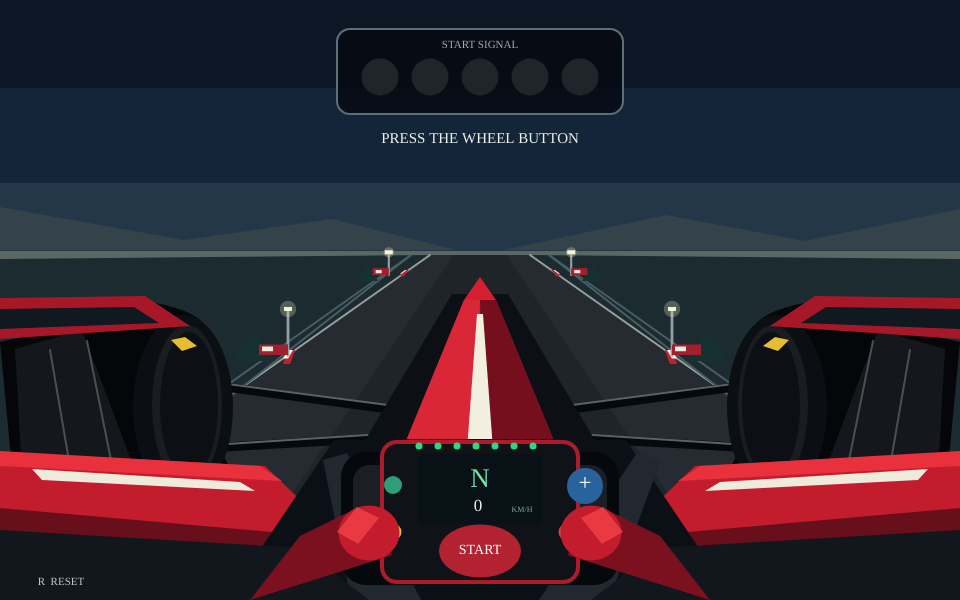
Frame 1 (no input)
Frame 60 (no input): identical to frame 1, image omitted
Frame 120 (the mouse pressed at the canvas centre since frame 60): identical to frame 1, image omitted

The p5.js sketch that drew this single still picture (run headless with seeded random() and noise() and a simulated clock; from frame 60 on, the mouse is pressed at the canvas centre):

// p5.js sketch
// ── sketch.js
// 출발 대기, 전등 들어오고 그 다음에 출발하게
let phase = 0;
let signalTimer = 0;
let speed = 0;
let gear = 0;
let speedLimitTimer = 0;

// 도로랑 펜스 위치
let stripeY1 = 270;
let stripeY2 = 350;
let stripeY3 = 435;
let stripeY4 = 530;
let postY1 = 275;
let postY2 = 355;
let postY3 = 450;
let postY4 = 550;

function setup() {
  createCanvas(960, 600);
  textFont('Arial Black');
}

function draw() {
  // 빨간 불 5개 하고 초록불
  if (phase === 1) {
    signalTimer = signalTimer + 1;
    if (signalTimer >= 190) phase = 2;
  }

  // 기어 안 올라가게 하는거
  if (phase === 3) {
    let gearSpeedLimit = gear * 40;
    if (speed < gearSpeedLimit) {
      speed = speed + 2.5;
      if (speed > gearSpeedLimit) speed = gearSpeedLimit;
      speedLimitTimer = 0;
    } else {
      speedLimitTimer = speedLimitTimer + 1;
      if (speedLimitTimer >= 20) speedLimitTimer = 0;
    }

    // 주행할 때 옆에 펜스가 지나가게
    let moveAmount = speed * 0.05;
    stripeY1 = stripeY1 + moveAmount;
    stripeY2 = stripeY2 + moveAmount;
    stripeY3 = stripeY3 + moveAmount;
    stripeY4 = stripeY4 + moveAmount;
    postY1 = postY1 + moveAmount;
    postY2 = postY2 + moveAmount;
    postY3 = postY3 + moveAmount;
    postY4 = postY4 + moveAmount;
    if (stripeY1 > 630) stripeY1 = stripeY1 - 375;
    if (stripeY2 > 630) stripeY2 = stripeY2 - 375;
    if (stripeY3 > 630) stripeY3 = stripeY3 - 375;
    if (stripeY4 > 630) stripeY4 = stripeY4 - 375;
    if (postY1 > 630) postY1 = postY1 - 375;
    if (postY2 > 630) postY2 = postY2 - 375;
    if (postY3 > 630) postY3 = postY3 - 375;
    if (postY4 > 630) postY4 = postY4 - 375;
  }

  // 배경 그리기
  background(12, 22, 37);
  noStroke();
  fill(20, 37, 57);
  rect(0, 88, 960, 95);
  fill(35, 55, 72);
  rect(0, 183, 960, 75);
  fill(52, 67, 73);
  triangle(0, 250, 0, 207, 240, 250);
  triangle(115, 250, 332, 219, 456, 250);
  triangle(504, 250, 666, 215, 853, 250);
  triangle(760, 250, 960, 209, 960, 250);
  fill(92, 103, 99);
  rect(0, 251, 960, 8);

  // 펜스 움직이기..
  fill(27, 43, 48);
  quad(0, 259, 430, 255, -40, 600, 0, 600);
  quad(530, 255, 960, 259, 960, 600, 1000, 600);
  fill(37, 43, 48);
  quad(430, 255, 530, 255, 1020, 600, -60, 600);
  fill(31, 36, 41);
  quad(454, 255, 506, 255, 740, 600, 220, 600);
  stroke(152, 158, 155);
  strokeWeight(2);
  line(430, 255, -60, 600);
  line(530, 255, 1020, 600);
  stroke(72, 94, 102);
  strokeWeight(2);
  line(411, 255, -30, 600);
  line(549, 255, 990, 600);
  line(411, 255, -20, 560);
  line(549, 255, 980, 560);
  noStroke();

  // 거리감 같은 거 만들기
  drawKerb(stripeY1);
  drawKerb(stripeY2);
  drawKerb(stripeY3);
  drawKerb(stripeY4);
  drawRoadside(postY1);
  drawRoadside(postY2);
  drawRoadside(postY3);
  drawRoadside(postY4);

  // 출발 신호를 약간 HUD처럼 화면 위쪽에 배치
  fill(6, 10, 17, 215);
  rect(337, 29, 286, 85, 13);
  stroke(95, 111, 121);
  strokeWeight(2);
  noFill();
  rect(337, 29, 286, 85, 13);
  noStroke();
  fill(156, 173, 180);
  textAlign(CENTER, CENTER);
  textSize(11);
  text('START SIGNAL', 480, 45);
  fill(32, 37, 42);
  ellipse(380, 77, 37, 37);
  ellipse(430, 77, 37, 37);
  ellipse(480, 77, 37, 37);
  ellipse(530, 77, 37, 37);
  ellipse(580, 77, 37, 37);
  if (phase === 1 && signalTimer < 170) {
    fill(242, 39, 44);
    ellipse(380, 77, 29, 29);
    if (signalTimer >= 30) ellipse(430, 77, 29, 29);
    if (signalTimer >= 60) ellipse(480, 77, 29, 29);
    if (signalTimer >= 90) ellipse(530, 77, 29, 29);
    if (signalTimer >= 120) ellipse(580, 77, 29, 29);
  }
  if (phase === 2 || phase === 3) {
    fill(39, 223, 104);
    ellipse(480, 77, 29, 29);
  }
  fill(235, 241, 235);
  textSize(15);
  if (phase === 0) text('PRESS THE WHEEL BUTTON', 480, 139);
  if (phase === 1 && signalTimer < 170) text('LIGHTS ON', 480, 139);
  if (phase === 1 && signalTimer >= 170) text('LIGHTS OUT', 480, 139);
  if (phase === 2) text('GREEN LIGHT  /  PRESS AGAIN', 480, 139);
  if (phase === 3) text('RACING  /  CLICK + TO SHIFT', 480, 139);

  // 서스펜션 그리기
  stroke(5, 8, 12);
  strokeWeight(9);
  line(218, 386, 403, 411);
  line(225, 447, 398, 437);
  line(742, 386, 557, 411);
  line(735, 447, 562, 437);
  stroke(92, 98, 100);
  strokeWeight(2);
  line(220, 383, 403, 407);
  line(227, 444, 398, 433);
  line(740, 383, 557, 407);
  line(733, 444, 562, 433);
  noStroke();

  // 바퀴 만들기
  fill(4, 6, 9);
  quad(0, 342, 146, 309, 233, 474, 17, 520);
  quad(960, 342, 814, 309, 727, 474, 943, 520);
  ellipse(118, 334, 180, 68);
  ellipse(842, 334, 180, 68);
  fill(20, 23, 27);
  quad(15, 349, 82, 330, 145, 497, 24, 511);
  quad(945, 349, 878, 330, 815, 497, 936, 511);
  fill(11, 14, 18);
  ellipse(183, 407, 100, 184);
  ellipse(777, 407, 100, 184);
  fill(26, 29, 32);
  ellipse(187, 405, 70, 160);
  ellipse(773, 405, 70, 160);
  fill(12, 15, 19);
  ellipse(189, 405, 58, 146);
  ellipse(771, 405, 58, 146);
  stroke(76, 79, 80);
  strokeWeight(2);
  line(50, 350, 73, 484);
  line(87, 341, 117, 490);
  line(910, 350, 887, 484);
  line(873, 341, 843, 490);
  noStroke();
  fill(232, 189, 50);
  quad(171, 340, 185, 337, 197, 346, 182, 351);
  quad(789, 340, 775, 337, 763, 346, 778, 351);

  // 다른 부분도 만들어야지
  fill(166, 24, 39);
  quad(0, 298, 145, 296, 190, 326, 0, 339);
  quad(960, 298, 815, 296, 770, 326, 960, 339);
  fill(16, 24, 32);
  quad(0, 309, 134, 307, 159, 323, 0, 329);
  quad(960, 309, 826, 307, 801, 323, 960, 329);
  fill(12, 16, 21);
  quad(452, 294, 508, 294, 615, 474, 345, 474);
  fill(173, 25, 41);
  quad(464, 300, 496, 300, 566, 470, 394, 470);
  fill(218, 39, 55);
  quad(464, 300, 480, 300, 474, 470, 394, 470);
  fill(117, 15, 30);
  quad(480, 300, 496, 300, 566, 470, 486, 470);
  fill(242, 239, 224);
  quad(477, 314, 483, 314, 494, 463, 466, 463);
  fill(213, 31, 48);
  triangle(464, 300, 480, 277, 496, 300);

  // 차체 부분
  fill(104, 15, 28);
  quad(0, 480, 244, 479, 390, 600, 0, 600);
  quad(960, 480, 716, 479, 570, 600, 960, 600);
  fill(194, 28, 45);
  quad(0, 452, 265, 466, 340, 538, 0, 508);
  quad(960, 452, 695, 466, 620, 538, 960, 508);
  fill(232, 49, 61);
  quad(0, 451, 260, 466, 282, 481, 0, 466);
  quad(960, 451, 700, 466, 678, 481, 960, 466);
  fill(238, 235, 220);
  quad(32, 469, 240, 482, 255, 491, 42, 480);
  quad(928, 469, 720, 482, 705, 491, 918, 480);
  fill(11, 16, 22);
  quad(334, 440, 626, 440, 734, 600, 226, 600);
  fill(34, 40, 47);
  quad(323, 460, 347, 453, 421, 600, 351, 600);
  quad(637, 453, 661, 460, 609, 600, 539, 600);
  fill(18, 23, 29);
  quad(0, 530, 302, 548, 369, 600, 0, 600);
  quad(960, 530, 658, 548, 591, 600, 960, 600);

  // 운전대랑 손잡이 부분. 기어올리는 거 표현
  fill(5, 8, 12);
  rect(341, 452, 278, 133, 25);
  fill(27, 31, 36);
  rect(353, 465, 55, 89, 17);
  rect(552, 465, 55, 89, 17);
  fill(15, 19, 24);
  rect(380, 439, 200, 145, 15);
  stroke(173, 28, 45);
  strokeWeight(4);
  noFill();
  rect(382, 442, 196, 140, 15);
  noStroke();
  fill(7, 17, 22);
  rect(417, 454, 126, 70, 6);
  fill(45, 217, 128);
  ellipse(419, 446, 7, 7);
  ellipse(438, 446, 7, 7);
  ellipse(457, 446, 7, 7);
  ellipse(476, 446, 7, 7);
  ellipse(495, 446, 7, 7);
  ellipse(514, 446, 7, 7);
  ellipse(533, 446, 7, 7);

  let gearText = 'N';
  if (gear > 0) gearText = '' + gear;
  fill(114, 224, 168);
  textSize(27);
  text(gearText, 480, 480);
  let displaySpeed = int(speed);
  if (phase === 3 && speed >= gear * 40 && speedLimitTimer >= 10) {
    displaySpeed = displaySpeed + 1;
  }
  fill(232, 244, 237);
  textSize(17);
  text('' + displaySpeed, 478, 507);
  fill(133, 168, 163);
  textSize(8);
  text('KM/H', 522, 510);

  fill(47, 158, 120);
  ellipse(393, 485, 18, 18);
  fill(216, 64, 54);
  ellipse(567, 532, 17, 17);
  fill(218, 183, 54);
  ellipse(393, 532, 17, 17);
  let overShift = mouseX > 564 && mouseX < 608 && mouseY > 460 && mouseY < 510;
  if (overShift && phase === 3 && gear < 8) {
    stroke(239, 241, 224);
    strokeWeight(3);
    fill(79, 164, 229);
  } else {
    fill(41, 99, 158);
  }
  ellipse(585, 486, 36, 36);
  noStroke();
  fill(255);
  textSize(23);
  text('+', 585, 484);
  fill(170, 187, 194);
  textSize(8);
  text('SHIFT', 585, 514);

  // 장갑이 컨트롤러 잡게.
  fill(123, 17, 31);
  quad(250, 600, 300, 536, 351, 511, 393, 555);
  quad(710, 600, 660, 536, 609, 511, 567, 555);
  fill(194, 28, 45);
  ellipse(369, 533, 61, 55);
  ellipse(591, 533, 61, 55);
  fill(232, 58, 64);
  quad(337, 532, 357, 507, 379, 518, 358, 544);
  quad(623, 532, 603, 507, 581, 518, 602, 544);

  // 출발 버튼이랑 변속 버튼
  let overButton = mouseX > 438 && mouseX < 522 && mouseY > 520 && mouseY < 578;
  if (overButton && (phase === 0 || phase === 2)) {
    stroke(255, 222, 155);
    strokeWeight(5);
    noFill();
    ellipse(480, 551, 91, 64);
    noStroke();
  }
  if (phase === 0) {
    if (overButton) fill(246, 51, 61);
    else fill(178, 34, 48);
  }
  if (phase === 1) fill(143, 102, 34);
  if (phase === 2) {
    if (overButton) fill(69, 198, 104);
    else fill(35, 166, 91);
  }
  if (phase === 3) fill(32, 58, 61);
  ellipse(480, 551, 82, 53);
  fill(255);
  textSize(14);
  if (phase === 0) text('START', 480, 550);
  if (phase === 1) text('WAIT', 480, 550);
  if (phase === 2) text('GO', 480, 550);
  if (phase === 3) text('RUN', 480, 550);

  fill(188, 202, 204);
  textSize(11);
  text('R  RESET', 61, 582);
}

// 연석이 더 커지게 만들기
function drawKerb(y) {
  let distance = y - 255;
  let leftX = 430 - distance * 1.42;
  let rightX = 530 + distance * 1.42;
  let widthOfStripe = 3 + distance * 0.045;
  let heightOfStripe = 5 + distance * 0.095;
  noStroke();
  fill(188, 35, 49);
  quad(leftX - widthOfStripe, y, leftX, y, leftX - 5, y + heightOfStripe, leftX - widthOfStripe - 5, y + heightOfStripe);
  quad(rightX, y, rightX + widthOfStripe, y, rightX + widthOfStripe + 5, y + heightOfStripe, rightX + 5, y + heightOfStripe);
  fill(246, 241, 224);
  quad(leftX - widthOfStripe, y, leftX - 2, y, leftX - 7, y + heightOfStripe * 0.6, leftX - widthOfStripe - 5, y + heightOfStripe * 0.6);
  quad(rightX + 2, y, rightX + widthOfStripe, y, rightX + widthOfStripe + 5, y + heightOfStripe * 0.6, rightX + 7, y + heightOfStripe * 0.6);
}

// 주변에 움직이는 거 반복시키기ㄱ
function drawRoadside(y) {
  let distance = y - 255;
  let leftX = 414 - distance * 1.26;
  let rightX = 546 + distance * 1.26;
  let poleHeight = 17 + distance * 0.29;
  let panelWidth = 13 + distance * 0.16;
  let panelHeight = 6 + distance * 0.045;
  let bushWidth = 8 + distance * 0.14;
  let bushLeft = leftX - 18 - distance * 0.17;
  let bushRight = rightX + 18 + distance * 0.17;
  noStroke();
  fill(21, 50, 49);
  triangle(bushLeft - bushWidth, y + 6, bushLeft, y - bushWidth, bushLeft + bushWidth, y + 6);
  triangle(bushRight - bushWidth, y + 6, bushRight, y - bushWidth, bushRight + bushWidth, y + 6);
  stroke(145, 161, 162);
  strokeWeight(2 + distance * 0.008);
  line(leftX, y, leftX, y - poleHeight);
  line(rightX, y, rightX, y - poleHeight);
  noStroke();
  fill(242, 232, 187, 70);
  ellipse(leftX, y - poleHeight, 9 + distance * 0.075, 9 + distance * 0.075);
  ellipse(rightX, y - poleHeight, 9 + distance * 0.075, 9 + distance * 0.075);
  fill(245, 241, 216);
  rect(leftX - 4, y - poleHeight - 2, 8, 4);
  rect(rightX - 4, y - poleHeight - 2, 8, 4);
  fill(161, 31, 47);
  quad(leftX - panelWidth, y - panelHeight, leftX, y - panelHeight, leftX, y, leftX - panelWidth, y);
  quad(rightX, y - panelHeight, rightX + panelWidth, y - panelHeight, rightX + panelWidth, y, rightX, y);
  fill(233, 235, 223);
  rect(leftX - panelWidth + 3, y - panelHeight + 2, panelWidth * 0.38, panelHeight * 0.45);
  rect(rightX + 3, y - panelHeight + 2, panelWidth * 0.38, panelHeight * 0.45);
}

function mousePressed() {
  if (phase === 3 && mouseX > 564 && mouseX < 608 && mouseY > 460 && mouseY < 510) {
    if (gear < 8) {
      gear = gear + 1;
      speedLimitTimer = 0;
    }
  }
  if (mouseX > 438 && mouseX < 522 && mouseY > 520 && mouseY < 578) {
    if (phase === 0) {
      phase = 1;
      signalTimer = 0;
    } else if (phase === 2) {
      phase = 3;
      gear = 1;
      speedLimitTimer = 0;
    }
  }
}

function keyPressed() {
  if (key === 'r' || key === 'R') {
    phase = 0;
    signalTimer = 0;
    speed = 0;
    gear = 0;
    speedLimitTimer = 0;
    stripeY1 = 270;
    stripeY2 = 350;
    stripeY3 = 435;
    stripeY4 = 530;
    postY1 = 275;
    postY2 = 355;
    postY3 = 450;
    postY4 = 550;
  }
}
// ── style.css
html, body {
  margin: 0;
  padding: 0;
}
canvas {
  display: block;
}

canvas { max-width: 100% !important; height: auto !important; }
